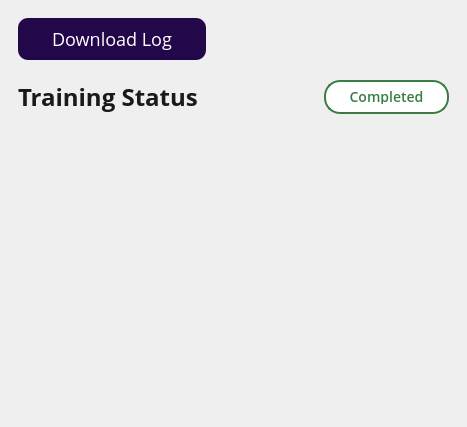
<?xml version="1.0" encoding="UTF-8"?>
<ui version="4.0">
 <class>TrainingStatusPanel</class>
 <widget class="QWidget" name="TrainingStatusPanel">
  <property name="geometry">
   <rect>
    <x>0</x>
    <y>0</y>
    <width>467</width>
    <height>427</height>
   </rect>
  </property>
  <property name="sizePolicy">
   <sizepolicy hsizetype="Minimum" vsizetype="Minimum">
    <horstretch>0</horstretch>
    <verstretch>0</verstretch>
   </sizepolicy>
  </property>
  <property name="minimumSize">
   <size>
    <width>250</width>
    <height>300</height>
   </size>
  </property>
  <property name="maximumSize">
   <size>
    <width>514</width>
    <height>584</height>
   </size>
  </property>
  <property name="windowTitle">
   <string>Form</string>
  </property>
  <property name="autoFillBackground">
   <bool>false</bool>
  </property>
  <property name="styleSheet">
   <string notr="true">#logDownloadButton {
	background-color: #22084B;
	border: none;
	border-radius: 10px;
	padding: 9px 18px;
	font-family: Open Sans;
	font-size: 18px;
	line-height: 24px;
	color: white;
}

QLabel {
	background: transparent;
}

#headerTitleLabel {
	font-family: Open Sans;
	font-weight: 600;
	font-size: 24px;
	line-height: 34px;
	color: #1A1A1A;
}

#headerStatusButton {
	background-color: white;
	border: 1.5px solid #3A7D44;
	border-radius: 16px;
	font-family: Open Sans;
	font-weight: 500;
	font-size: 14px;
	line-height: 22px;
	color: #3A7D44;
	padding: 8px 20px;
}

#logItemContainer {
	background: transparent;
}</string>
  </property>
  <layout class="QVBoxLayout" name="mainLayout">
   <property name="spacing">
    <number>20</number>
   </property>
   <property name="leftMargin">
    <number>18</number>
   </property>
   <property name="topMargin">
    <number>18</number>
   </property>
   <property name="rightMargin">
    <number>18</number>
   </property>
   <property name="bottomMargin">
    <number>18</number>
   </property>
   <item>
    <widget class="QPushButton" name="logDownloadButton">
     <property name="minimumSize">
      <size>
       <width>188</width>
       <height>42</height>
      </size>
     </property>
     <property name="maximumSize">
      <size>
       <width>188</width>
       <height>42</height>
      </size>
     </property>
     <property name="text">
      <string>Download Log</string>
     </property>
     <property name="icon">
      <iconset resource="../../../../../Resources/Resources.qrc">
       <normaloff>:/images/Automations/download_log.svg</normaloff>:/images/Automations/download_log.svg</iconset>
     </property>
    </widget>
   </item>
   <item>
    <layout class="QHBoxLayout" name="headerLayout">
     <item>
      <widget class="QLabel" name="headerTitleLabel">
       <property name="sizePolicy">
        <sizepolicy hsizetype="Fixed" vsizetype="Fixed">
         <horstretch>0</horstretch>
         <verstretch>0</verstretch>
        </sizepolicy>
       </property>
       <property name="minimumSize">
        <size>
         <width>209</width>
         <height>34</height>
        </size>
       </property>
       <property name="maximumSize">
        <size>
         <width>209</width>
         <height>34</height>
        </size>
       </property>
       <property name="text">
        <string>Training Status</string>
       </property>
      </widget>
     </item>
     <item>
      <spacer name="horizontalSpacer">
       <property name="orientation">
        <enum>Qt::Orientation::Horizontal</enum>
       </property>
       <property name="sizeHint" stdset="0">
        <size>
         <width>40</width>
         <height>20</height>
        </size>
       </property>
      </spacer>
     </item>
     <item>
      <widget class="QPushButton" name="headerStatusButton">
       <property name="sizePolicy">
        <sizepolicy hsizetype="Fixed" vsizetype="Fixed">
         <horstretch>0</horstretch>
         <verstretch>0</verstretch>
        </sizepolicy>
       </property>
       <property name="minimumSize">
        <size>
         <width>125</width>
         <height>34</height>
        </size>
       </property>
       <property name="maximumSize">
        <size>
         <width>125</width>
         <height>34</height>
        </size>
       </property>
       <property name="text">
        <string>Completed</string>
       </property>
       <property name="icon">
        <iconset resource="../../../../../Resources/Resources.qrc">
         <normaloff>:/images/status_success.svg</normaloff>:/images/status_success.svg</iconset>
       </property>
       <property name="iconSize">
        <size>
         <width>8</width>
         <height>8</height>
        </size>
       </property>
      </widget>
     </item>
    </layout>
   </item>
   <item>
    <widget class="QWidget" name="logItemContainer" native="true"/>
   </item>
   <item>
    <spacer name="verticalSpacer">
     <property name="orientation">
      <enum>Qt::Orientation::Vertical</enum>
     </property>
     <property name="sizeHint" stdset="0">
      <size>
       <width>20</width>
       <height>40</height>
      </size>
     </property>
    </spacer>
   </item>
  </layout>
 </widget>
 <resources>
  <include location="../../../../../Resources/Resources.qrc"/>
 </resources>
 <connections/>
</ui>
